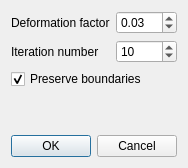
<?xml version="1.0" encoding="UTF-8"?>
<ui version="4.0">
 <class>Settings_Smoothing</class>
 <widget class="QDialog" name="Settings_Smoothing">
  <property name="geometry">
   <rect>
    <x>0</x>
    <y>0</y>
    <width>174</width>
    <height>124</height>
   </rect>
  </property>
  <property name="windowTitle">
   <string>Settings</string>
  </property>
  <layout class="QVBoxLayout" name="verticalLayout">
   <property name="sizeConstraint">
    <enum>QLayout::SetFixedSize</enum>
   </property>
   <item>
    <layout class="QGridLayout" name="gridLayout">
     <item row="0" column="0">
      <widget class="QLabel" name="label">
       <property name="text">
        <string>Deformation factor</string>
       </property>
      </widget>
     </item>
     <item row="0" column="3">
      <widget class="QDoubleSpinBox" name="DeformFactor">
       <property name="decimals">
        <number>2</number>
       </property>
       <property name="maximum">
        <double>1.000000000000000</double>
       </property>
       <property name="singleStep">
        <double>0.010000000000000</double>
       </property>
       <property name="value">
        <double>0.030000000000000</double>
       </property>
      </widget>
     </item>
     <item row="1" column="0">
      <widget class="QLabel" name="label_2">
       <property name="text">
        <string>Iteration number</string>
       </property>
      </widget>
     </item>
     <item row="1" column="3">
      <widget class="QSpinBox" name="IteraNum">
       <property name="value">
        <number>10</number>
       </property>
      </widget>
     </item>
    </layout>
   </item>
   <item>
    <widget class="QCheckBox" name="PreserveBoundaries">
     <property name="text">
      <string>Preserve boundaries</string>
     </property>
     <property name="checked">
      <bool>true</bool>
     </property>
    </widget>
   </item>
   <item>
    <spacer name="verticalSpacer_3">
     <property name="orientation">
      <enum>Qt::Vertical</enum>
     </property>
     <property name="sizeHint" stdset="0">
      <size>
       <width>20</width>
       <height>40</height>
      </size>
     </property>
    </spacer>
   </item>
   <item>
    <widget class="QDialogButtonBox" name="buttonBox">
     <property name="orientation">
      <enum>Qt::Horizontal</enum>
     </property>
     <property name="standardButtons">
      <set>QDialogButtonBox::Cancel|QDialogButtonBox::Ok</set>
     </property>
    </widget>
   </item>
  </layout>
 </widget>
 <resources/>
 <connections>
  <connection>
   <sender>buttonBox</sender>
   <signal>accepted()</signal>
   <receiver>Settings_Smoothing</receiver>
   <slot>accept()</slot>
   <hints>
    <hint type="sourcelabel">
     <x>248</x>
     <y>254</y>
    </hint>
    <hint type="destinationlabel">
     <x>157</x>
     <y>274</y>
    </hint>
   </hints>
  </connection>
  <connection>
   <sender>buttonBox</sender>
   <signal>rejected()</signal>
   <receiver>Settings_Smoothing</receiver>
   <slot>reject()</slot>
   <hints>
    <hint type="sourcelabel">
     <x>316</x>
     <y>260</y>
    </hint>
    <hint type="destinationlabel">
     <x>286</x>
     <y>274</y>
    </hint>
   </hints>
  </connection>
 </connections>
</ui>
